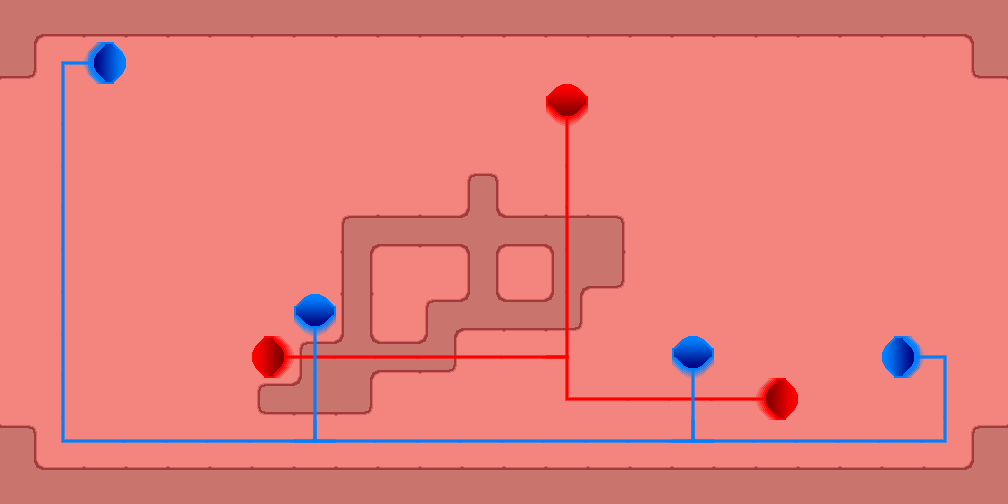

A level layout from a 2D game, rendered from its tile map. Below: a short description, then the map file with its tile-grid data intact:
An orthogonal 24x12 tile map with 42x42 px tiles, 4 tile layers (background, veins, arteries, foreground), 2 tilesets and 40 objects (21x wall, 7x vein, 4x vein_entrance, 3x artery, 3x artery_entrance, ...).

<map version="1.2" tiledversion="1.3.3" orientation="orthogonal" renderorder="right-down" width="24" height="12" tilewidth="42" tileheight="42" infinite="0" nextlayerid="11" nextobjectid="139">
 <tileset firstgid="1" source="body_tiles.tsx" />
 <tileset firstgid="49" source="artery_and_vein.tsx" />
 <layer id="1" name="background" width="24" height="12">
  <data encoding="csv">
38,42,42,42,42,42,42,42,42,42,42,42,42,42,42,42,42,42,42,42,42,42,42,2,
45,1,1,1,1,1,1,1,1,1,1,1,1,1,1,1,1,1,1,1,1,1,1,9,
1,1,1,1,1,1,1,1,1,1,1,1,1,1,1,1,1,1,1,1,1,1,1,1,
1,1,1,1,1,1,1,1,1,1,1,1,1,1,1,1,1,1,1,1,1,1,1,1,
1,1,1,1,1,1,1,1,1,1,1,36,1,1,1,1,1,1,1,1,1,1,1,1,
1,1,1,1,1,1,1,1,22,41,41,37,41,19,33,1,1,1,1,1,1,1,1,1,
1,1,1,1,1,1,1,1,29,1,1,29,1,7,45,1,1,1,1,1,1,1,1,1,
1,1,1,1,1,1,1,1,29,1,22,47,41,46,1,1,1,1,1,1,1,1,1,1,
1,1,1,1,1,1,1,21,40,41,46,1,1,1,1,1,1,1,1,1,1,1,1,1,
1,1,1,1,1,1,24,44,45,1,1,1,1,1,1,1,1,1,1,1,1,1,1,1,
33,1,1,1,1,1,1,1,1,1,1,1,1,1,1,1,1,1,1,1,1,1,1,21,
26,18,18,18,18,18,18,18,18,18,18,18,18,18,18,18,18,18,18,18,18,18,18,14
</data>
 </layer>
 <layer id="8" name="veins" width="24" height="12">
  <data encoding="csv">
0,0,0,0,0,0,0,0,0,0,0,0,0,0,0,0,0,0,0,0,0,0,0,0,
0,83,74,0,0,0,0,0,0,0,0,0,0,0,0,0,0,0,0,0,0,0,0,0,
0,82,0,0,0,0,0,0,0,0,0,0,0,0,0,0,0,0,0,0,0,0,0,0,
0,82,0,0,0,0,0,0,0,0,0,0,0,0,0,0,0,0,0,0,0,0,0,0,
0,82,0,0,0,0,0,0,0,0,0,0,0,0,0,0,0,0,0,0,0,0,0,0,
0,82,0,0,0,0,0,0,0,0,0,0,0,0,0,0,0,0,0,0,0,0,0,0,
0,82,0,0,0,0,0,0,0,0,0,0,0,0,0,0,0,0,0,0,0,0,0,0,
0,82,0,0,0,0,0,0,0,0,0,0,0,0,0,0,0,0,0,0,0,0,0,0,
0,82,0,0,0,0,0,0,0,0,0,0,0,0,0,0,0,0,0,0,0,54,53,0,
0,82,0,0,0,0,0,0,0,0,0,0,0,0,0,0,0,0,0,0,0,1,82,0,
0,73,72,72,72,72,72,72,72,72,72,72,72,72,72,72,72,72,72,72,72,72,63,0,
0,0,0,0,0,0,0,0,0,0,0,0,0,0,0,0,0,0,0,0,0,0,0,0
</data>
 </layer>
 <layer id="7" name="arteries" width="24" height="12">
  <data encoding="csv">
0,0,0,0,0,0,0,0,0,0,0,0,0,0,0,0,0,0,0,0,0,0,0,0,
0,0,0,0,0,0,0,0,0,0,0,0,0,0,0,0,0,0,0,0,0,0,0,0,
0,0,0,0,0,0,0,0,0,0,0,0,0,60,0,0,0,0,0,0,0,0,0,0,
0,0,0,0,0,0,0,0,0,0,0,0,0,62,0,0,0,0,0,0,0,0,0,0,
0,0,0,0,0,0,0,0,0,0,0,36,0,62,0,0,0,0,0,0,0,0,0,0,
0,0,0,0,0,0,0,0,22,41,41,37,41,62,33,0,0,0,0,0,0,0,0,0,
0,0,0,0,0,0,0,0,29,0,0,29,0,62,45,0,0,0,0,0,0,0,0,0,
0,0,0,0,0,0,0,0,29,1,22,47,41,62,0,0,0,0,0,0,0,0,0,0,
0,0,0,0,0,0,50,52,52,52,52,52,52,86,0,0,0,0,0,0,0,0,0,0,
0,0,0,0,0,0,24,44,45,0,0,0,0,71,52,52,52,52,70,0,0,0,0,0,
0,0,0,0,0,0,0,0,0,0,0,0,0,0,0,0,0,0,0,0,0,0,0,0,
0,0,0,0,0,0,0,0,0,0,0,0,0,0,0,0,0,0,0,0,0,0,0,0
</data>
 </layer>
 <layer id="2" name="foreground" width="24" height="12">
  <data encoding="csv">
0,0,0,0,0,0,0,0,0,0,0,0,0,0,0,0,0,0,0,0,0,0,0,0,
0,0,75,0,0,0,0,0,0,0,0,0,0,0,0,0,0,0,0,0,0,0,0,0,
0,0,0,0,0,0,0,0,0,0,0,0,0,0,0,0,0,0,0,0,0,0,0,0,
0,0,0,0,0,0,0,0,0,0,0,0,0,0,0,0,0,0,0,0,0,0,0,0,
0,0,0,0,0,0,0,0,0,0,0,0,0,0,0,0,0,0,0,0,0,0,0,0,
0,0,0,0,0,0,0,0,0,0,0,0,0,0,0,0,0,0,0,0,0,0,0,0,
0,0,0,0,0,0,0,0,0,0,0,0,0,0,0,0,0,0,0,0,0,0,0,0,
0,0,0,0,0,0,0,64,0,0,0,0,0,0,0,0,0,0,0,0,0,0,0,0,
0,0,0,0,0,0,0,82,0,0,0,0,0,0,0,0,64,0,0,0,0,55,0,0,
0,0,0,0,0,0,0,82,0,0,0,0,0,0,0,0,82,0,0,0,0,0,0,0,
0,0,0,0,0,0,0,57,0,0,0,0,0,0,0,0,57,0,0,0,0,0,0,0,
0,0,0,0,0,0,0,0,0,0,0,0,0,0,0,0,0,0,0,0,0,0,0,0
</data>
 </layer>
 <objectgroup id="4" name="obstacles">
  <object id="99" name="start" x="0" y="84" width="42" height="336" />
  <object id="100" name="goal" x="966" y="84" width="42" height="336" />
  <object id="101" name="wall" x="0" y="42" width="42" height="42" />
  <object id="102" name="wall" x="0" y="420" width="42" height="42" />
  <object id="103" name="wall" x="0" y="0" width="1008" height="42" />
  <object id="104" name="wall" x="966" y="42" width="42" height="42" />
  <object id="105" name="wall" x="966" y="420" width="42" height="42" />
  <object id="106" name="wall" x="0" y="462" width="1008" height="42" />
  <object id="107" name="wall" x="252" y="378" width="126" height="42" />
  <object id="108" name="wall" x="294" y="336" width="168" height="42" />
  <object id="109" name="wall" x="336" y="210" width="42" height="126" />
  <object id="110" name="wall" x="378" y="210" width="252" height="42" />
  <object id="111" name="wall" x="462" y="168" width="42" height="42" />
  <object id="112" name="wall" x="420" y="294" width="168" height="42" />
  <object id="113" name="wall" x="462" y="252" width="42" height="42" />
  <object id="114" name="wall" x="546" y="252" width="84" height="42" />
  <object id="115" name="vein_entrance" x="84" y="42" width="84" height="42" />
  <object id="116" name="vein" x="42" y="42" width="84" height="42" />
  <object id="117" name="vein" x="42" y="84" width="42" height="378" />
  <object id="118" name="vein" x="84" y="420" width="882" height="42" />
  <object id="119" name="vein" x="294" y="294" width="42" height="126" />
  <object id="120" name="vein_entrance" x="294" y="252" width="42" height="84" />
  <object id="121" name="vein" x="672" y="336" width="42" height="84" />
  <object id="122" name="vein_entrance" x="672" y="294" width="42" height="84" />
  <object id="123" name="vein" x="924" y="336" width="42" height="84" />
  <object id="124" name="vein" x="882" y="336" width="42" height="42" />
  <object id="125" name="vein_entrance" x="840" y="336" width="84" height="42" />
  <object id="126" name="artery" x="252" y="336" width="336" height="42" />
  <object id="127" name="artery" x="546" y="84" width="42" height="252" />
  <object id="128" name="artery" x="546" y="378" width="252" height="42" />
  <object id="129" name="artery_entrance" x="210" y="336" width="84" height="42" />
  <object id="130" name="artery_entrance" x="546" y="42" width="42" height="84" />
  <object id="131" name="artery_entrance" x="756" y="378" width="84" height="42" />
  <object id="132" name="wall" x="84" y="42" width="42" height="42" />
  <object id="133" name="wall" x="252" y="336" width="42" height="42" />
  <object id="134" name="wall" x="294" y="294" width="42" height="42" />
  <object id="135" name="wall" x="546" y="84" width="42" height="42" />
  <object id="136" name="wall" x="672" y="336" width="42" height="42" />
  <object id="137" name="wall" x="756" y="378" width="42" height="42" />
  <object id="138" name="wall" x="882" y="336" width="42" height="42" />
 </objectgroup>
</map>
